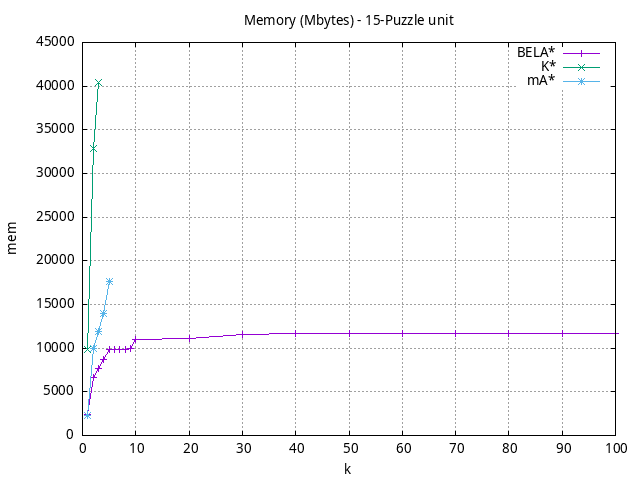

Generate this figure with gnuplot:
#!/usr/bin/gnuplot
# -*- coding: utf-8 -*-
#
# results/n-puzzle/unit/15/15puzzle.heuristic.mem.gnuplot
#
# Started on 12/09/2023 19:56:34
# Author: Carlos Linares López
set grid
set xlabel "k"
set ylabel "mem"

set title "Memory (Mbytes) - 15-Puzzle unit"

set terminal png enhanced font "Ariel,10"
set output '15puzzle.heuristic.mem.png'

plot "-" title "BELA*"      with linesp, "-" title "K*"      with linesp, "-" title "mA*"      with linesp

	1 2395.275
	2 6644.4
	3 7699.2
	4 8703.6
	5 9822.2
	6 9823.0
	7 9823.2
	8 9824.0
	9 9996.1
	10 10971.15
	20 11104.0
	30 11575.95
	40 11717.0
	50 11717.0
	60 11717.0
	70 11717.0
	80 11717.0
	90 11717.0
	100 11717.0
end
	1 9821.175
	2 32907.1
	3 40362.7
end
	1 2256.0
	2 10007.25
	3 11932.65
	4 13997.675
	5 17626.8
end
